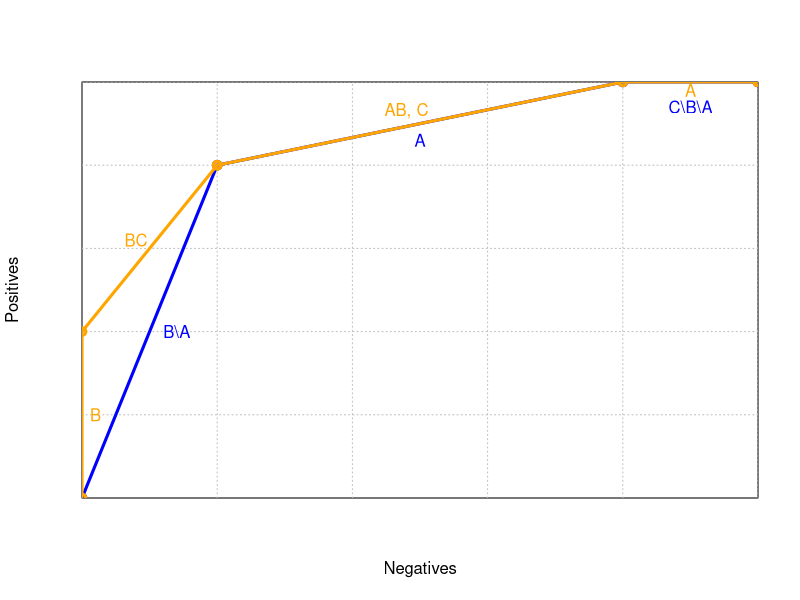

R code for this plot:
## ---- chunk 1
#| echo: false

h <- 500
w <- 500 
grid.step <- 100

plot( c(0,w), c(0,h),  
     xaxs = "i",yaxs = "i",
     xaxt = "n", yaxt = "n",
     type = "n",
     xlab = "Negatives", ylab = "Positives")
     
gx <- grid.step
while (gx <= w) {
  abline(v = gx, col="gray", lty="dotted")
  gx <- gx + grid.step
}
gy <- grid.step
while (gy <= h) {
  abline(h = gy, col="gray", lty="dotted")
  gy <- gy + grid.step
}


a <- c(0,100,400,500,500)
b <- c(0,400,500,500,500)
col <- "blue"
lines( a, b, lwd=3, type="o",col=col)

text( (a[1]+a[2])/2+20, (b[1]+b[2])/2-0, "B\\A",col=col)

text( (a[2]+a[3])/2-0, (b[2]+b[3])/2-20, "A",col=col)

text( (a[3]+a[4])/2+0, (b[3]+b[4])/2-30, "C\\B\\A",col=col)

c <- c(0,0,100,100,400,500,500)
d <- c(0,200,400,400,500,500,500)
col <- "orange"
lines( c, d, lwd=3, type="o",col=col)

text( (c[1]+c[2])/2+10, (d[1]+d[2])/2-0, "B",col=col)

text( (c[2]+c[3])/2-10, (d[2]+d[3])/2+10, "BC",col=col)

text( (c[4]+c[5])/2-10, (d[3]+d[5])/2+15, "AB, C",col=col)

text( (c[5]+c[6])/2+0, (d[5]+d[6])/2-10, "A",col=col)

